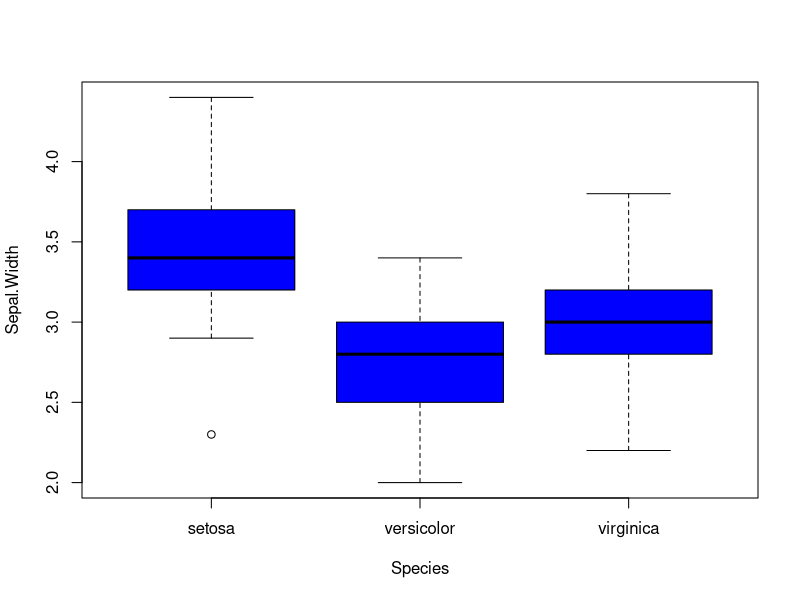

Write R code to recreate this figure.
## ---- chunk 1
boxplot(Sepal.Width ~ Species, data = iris, col='blue')
